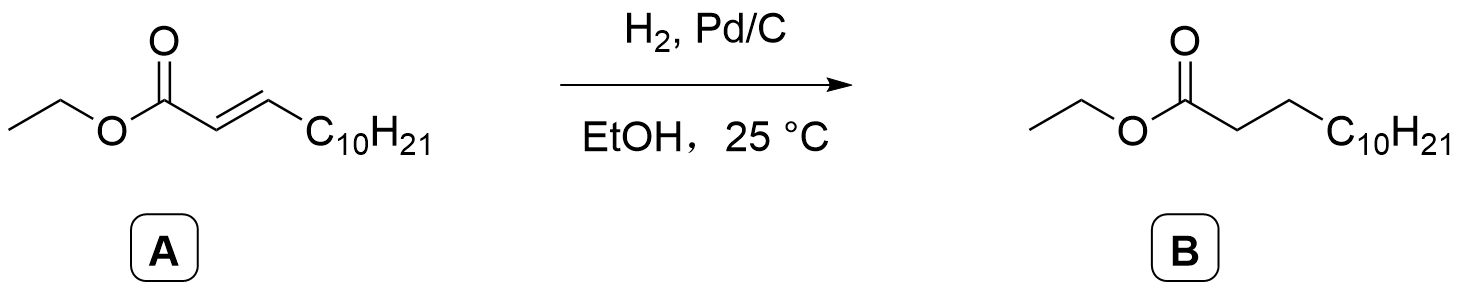
#> input picture skill/chemdraw/assets/acs1996/example.png, 1465 x 292 px
$ python -i layout_detect.py   (imports and definitions only)
#> lines starting #> are read from the running program, lines starting #| are printed output that depends on the picture; after the words box and inside, x2 and y2 are one past the last pixel; in counts of white or black regions, pixels touching at a corner belong together
"""Parse a clean line drawing of a generic structure into an image graph.

Patent Markush figures are black-on-white line art, so geometry is found by
code, not by a model: text boxes, straight bonds (with double-bond partners),
variable-ring circles and the free end of a variable-position bond.  The
result keeps image pixel coordinates; a model only has to read the text in
each numbered label box.
"""
from __future__ import annotations

import math
from pathlib import Path

import cv2
import numpy as np


def _thin(mask: np.ndarray) -> np.ndarray:
    """Zhang-Suen thinning on a boolean image."""
    img = np.pad(mask.astype(np.uint8), 1)
    while True:
        changed = False
        for step in (0, 1):
            p2, p3, p4 = img[:-2, 1:-1], img[:-2, 2:], img[1:-1, 2:]
            p5, p6, p7 = img[2:, 2:], img[2:, 1:-1], img[2:, :-2]
            p8, p9 = img[1:-1, :-2], img[:-2, :-2]
            seq = [p2, p3, p4, p5, p6, p7, p8, p9, p2]
            b = sum(seq[:8])
            a = sum(((seq[i] == 0) & (seq[i + 1] == 1)).astype(np.uint8) for i in range(8))
            if step == 0:
                c1, c2 = p2 * p4 * p6, p4 * p6 * p8
            else:
                c1, c2 = p2 * p4 * p8, p2 * p6 * p8
            core = img[1:-1, 1:-1]
            drop = (core == 1) & (b >= 2) & (b <= 6) & (a == 1) & (c1 == 0) & (c2 == 0)
            if drop.any():
                core[drop] = 0
                changed = True
        if not changed:
            return img[1:-1, 1:-1].astype(bool)


_NB = [(-1, -1), (-1, 0), (-1, 1), (0, -1), (0, 1), (1, -1), (1, 0), (1, 1)]


# [45 lines left out: function _trace, not called in this run]


def _pca(points):
    pts = np.asarray(points, dtype=float)
    c = pts.mean(axis=0)
    if len(pts) < 3:
        return c, 0.0, 0.0
    w, v = np.linalg.eigh(np.cov((pts - c).T))
    return c, math.sqrt(max(w[1], 0)), math.sqrt(max(w[0], 0))


# [5 lines left out: function _seg_dist, not called in this run]


def _box_dist(p, box):
    x0, y0, x1, y1 = box
    dx = max(x0 - p[0], 0, p[0] - x1)
    dy = max(y0 - p[1], 0, p[1] - y1)
    return math.hypot(dx, dy)


def _segments(skel: np.ndarray, ink: np.ndarray, char_h):
    """Straight segments from the skeleton, with collinear pieces merged and spurs dropped.

    Probabilistic Hough on the one-pixel skeleton keeps a line straight through a
    crossing; pieces split by a crossing line are joined when the gap is inked.
    """
    lines = cv2.HoughLinesP(skel.astype(np.uint8) * 255, 1, np.pi / 360, threshold=max(5, int(0.3 * char_h)),
                            minLineLength=max(4, int(0.35 * char_h)), maxLineGap=max(2, int(0.3 * char_h)))
    if lines is None:
        return []
    segs = [[np.array(l[:2], float), np.array(l[2:], float)] for l in np.asarray(lines).reshape(-1, 4)]
    changed = True
    while changed:
        changed = False
        for i in range(len(segs)):
            for j in range(i + 1, len(segs)):
                m = _merge_collinear(segs[i], segs[j], char_h, ink, segs)
                if m is not None:
                    segs[i] = m
                    segs.pop(j)
                    changed = True
                    break
            if changed:
                break
    return [s for s in segs if np.linalg.norm(s[1] - s[0]) >= 0.35 * char_h]


# [19 lines left out: functions _inked, _crossed, not called in this run]


def _merge_collinear(s1, s2, char_h, ink=None, segs=()):
    d1, d2 = s1[1] - s1[0], s2[1] - s2[0]
    l1, l2 = np.linalg.norm(d1), np.linalg.norm(d2)
    if l1 < 1e-6 or l2 < 1e-6:
        return None
    if abs(float(np.dot(d1, d2))) / (l1 * l2) < math.cos(math.radians(7)):
        return None
    u = d1 / l1
    def perp(p):
        v = p - s1[0]
        return abs(v[0] * u[1] - v[1] * u[0])
    if max(perp(s2[0]), perp(s2[1])) > max(2.0, 0.08 * char_h):
        return None
    t = [0.0, l1, float(np.dot(s2[0] - s1[0], u)), float(np.dot(s2[1] - s1[0], u))]
    gap = max(min(t[2], t[3]) - l1, -max(t[2], t[3]))
    if gap > 0.25 * char_h:
        # a line crossing this one leaves a gap (often a deliberate white break)
        if ink is None or gap > 0.8 * char_h:
            return None
        if min(t[2], t[3]) > l1:
            a, b = s1[0] + u * l1, s1[0] + u * min(t[2], t[3])
        else:
            a, b = s1[0] + u * max(t[2], t[3]), s1[0]
        if _inked(ink, a, b) < 0.95 and not _crossed((a + b) / 2, u, segs, char_h):
            return None
    lo, hi = min(t), max(t)
    return [s1[0] + u * lo, s1[0] + u * hi]


def _pair_multiple_bonds(segs, char_h):
    """Drop the extra line(s) of double/triple bonds; returns segments and their orders."""
    order = [1] * len(segs)
    gone = set()
    idx = sorted(range(len(segs)), key=lambda k: -np.linalg.norm(segs[k][1] - segs[k][0]))
    for i in idx:
        if i in gone:
            continue
        a2, b2 = segs[i]
        d2 = b2 - a2
        l2 = np.linalg.norm(d2)
        for j in idx:
            if j == i or j in gone:
                continue
            a1, b1 = segs[j]
            d1 = b1 - a1
            l1 = np.linalg.norm(d1)
            if l1 > l2 + 1e-6:
                continue
            if abs(float(np.dot(d1, d2))) / (l1 * l2) < math.cos(math.radians(10)):
                continue
            mid = (a1 + b1) / 2
            t = float(np.dot(mid - a2, d2) / (l2 * l2))
            perp = abs(float(d2[0] * (mid - a2)[1] - d2[1] * (mid - a2)[0])) / l2
            if not (0.0 < t < 1.0 and 0.06 * l2 <= perp <= min(max(0.45 * l2, 0.4 * char_h), 0.9 * char_h)):
                continue
            overlap = (min(max(np.dot(a1 - a2, d2), np.dot(b1 - a2, d2)), l2 * l2) -
                       max(min(np.dot(a1 - a2, d2), np.dot(b1 - a2, d2)), 0)) / l2
            if overlap < 0.5 * l1:
                continue
            gone.add(j)
            order[i] += 1
            if l1 > 0.85 * l2:  # centred double bond: use the midline
                if np.linalg.norm(a1 - a2) > np.linalg.norm(a1 - b2):
                    a1, b1 = b1, a1
                segs[i] = [(a1 + a2) / 2, (b1 + b2) / 2]
                a2, b2 = segs[i]
                d2 = b2 - a2
                l2 = np.linalg.norm(d2)
    keep = [k for k in range(len(segs)) if k not in gone]
    return [segs[k] for k in keep], [min(order[k], 3) for k in keep]


def _clean_graph(verts, edges, char_h):
    """Collapse too-short edges, merge near-duplicate vertices and undo straight crossings."""
    alias = {}
    def r(v):
        while v in alias:
            v = alias[v]
        return v
    def merge(u, v):
        u, v = r(u), r(v)
        if u != v:
            verts[v]['p'] = list((np.array(verts[u]['p']) + np.array(verts[v]['p'])) / 2)
            alias[u] = v
    lengths = sorted(math.dist(verts[e['a']]['p'], verts[e['b']]['p']) for e in edges)
    bond = lengths[len(lengths) // 2] if lengths else 2 * char_h
    deg = {}
    for e in edges:
        for v in (e['a'], e['b']):
            deg[v] = deg.get(v, 0) + 1
    for e in edges:  # junction debris between two real bonds; a short free stub is kept
        if min(deg[e['a']], deg[e['b']]) >= 2 and math.dist(verts[r(e['a'])]['p'], verts[r(e['b'])]['p']) < 0.4 * bond:
            merge(e['a'], e['b'])
    live = sorted({r(v) for e in edges for v in (e['a'], e['b'])})
    linked = {frozenset((r(e['a']), r(e['b']))) for e in edges}
    for i, u in enumerate(live):
        for v in live[i + 1:]:
            if r(u) != r(v) and frozenset((r(u), r(v))) not in linked and                     math.dist(verts[r(u)]['p'], verts[r(v)]['p']) < 0.65 * char_h:
                merge(u, v)
    out = {}
    for e in edges:
        a, b = r(e['a']), r(e['b'])
        if a != b:
            key = frozenset((a, b))
            out[key] = {'a': a, 'b': b, 'order': max(e['order'], out.get(key, {}).get('order', 1))}
    edges = list(out.values())
    # a crossing (two straight lines through one point) is not an atom
    changed = True
    while changed:
        changed = False
        nb = {}
        for e in edges:
            nb.setdefault(e['a'], []).append(e)
            nb.setdefault(e['b'], []).append(e)
        for v, es in nb.items():
            if len(es) != 4:
                continue
            p = np.array(verts[v]['p'])
            others = [(e, e['b'] if e['a'] == v else e['a']) for e in es]
            dirs = [(np.array(verts[o]['p']) - p) / (np.linalg.norm(np.array(verts[o]['p']) - p) or 1) for _, o in others]
            pairs = [(i, j) for i in range(4) for j in range(i + 1, 4) if float(np.dot(dirs[i], dirs[j])) < -0.97]
            if len(pairs) == 2 and not set(pairs[0]) & set(pairs[1]):
                for i, j in pairs:
                    edges.append({'a': others[i][1], 'b': others[j][1], 'order': 1})
                for e in es:
                    edges.remove(e)
                changed = True
                break
    return verts, edges


def _vertices(segs, orders, char_h):
    tol = 0.45 * char_h
    verts = []
    ends = []
    for s in segs:
        ids = []
        for p in s:
            for k, v in enumerate(verts):
                if k not in ids and math.dist(p, v['p']) <= tol:  # a short stub keeps both ends
                    v['members'].append(p)
                    v['p'] = list(np.mean(v['members'], axis=0))
                    ids.append(k)
                    break
            else:
                verts.append({'p': list(map(float, p)), 'members': [p]})
                ids.append(len(verts) - 1)
        ends.append(ids)
    edges = {}
    for (va, vb), o in zip(ends, orders):
        if va != vb:
            key = frozenset((va, vb))
            edges[key] = {'a': va, 'b': vb, 'order': max(o, edges.get(key, {}).get('order', 1))}
    return verts, list(edges.values())


def _components(bw, stroke):
    n, labels, stats, _ = cv2.connectedComponentsWithStats(bw, connectivity=8)
    comps = []
    for i in range(1, n):
        x, y, w, h, area = stats[i]
        if area < 3:
            continue
        ys, xs = np.nonzero(labels[y:y + h, x:x + w] == i)
        c, major, minor = _pca(np.column_stack([xs + x, ys + y]))
        comps.append({'id': i, 'box': [int(x), int(y), int(x + w), int(y + h)], 'w': int(w), 'h': int(h),
                      'area': int(area), 'center': [float(c[0]), float(c[1])], 'major': major, 'minor': minor,
                      'ys': ys + y, 'xs': xs + x,
                      'straight': minor <= 0.45 * stroke and max(w, h) >= 2.5 * stroke})
    return comps


def _char_height(comps, height):
    hs = [c['h'] for c in comps if not c['straight'] and 4 <= c['h'] <= height / 6
          and c['w'] <= 1.6 * c['h'] and c['area'] / max(1, c['w'] * c['h']) > 0.12]
    if not hs:
        raise ValueError('No text-sized marks found; is this a structure drawing?')
    hist = np.bincount(np.round(np.asarray(hs) / 2).astype(int))
    return float(np.argmax(hist) * 2) or float(np.median(hs))


def _classify_text(comps, char_h):
    for c in comps:
        small = max(c['w'], c['h']) <= 1.7 * char_h and c['h'] <= 1.5 * char_h
        c['speck'] = max(c['w'], c['h']) < 0.25 * char_h and not c['straight']  # dust, erase residue
        c['text'] = small and not c['straight'] and not c['speck']
    for c in comps:  # thin tall glyphs (l, 1, I, parentheses) count as text next to other text
        if c['straight'] and 0.6 * char_h <= c['h'] <= 1.3 * char_h and c['w'] <= 0.6 * char_h:
            for o in comps:
                if o is c or not o['text']:
                    continue
                gap = max(o['box'][0] - c['box'][2], c['box'][0] - o['box'][2])
                overlap = min(c['box'][3], o['box'][3]) - max(c['box'][1], o['box'][1])
                if gap <= 0.45 * char_h and overlap > 0:
                    c['text'] = True
                    break


def _find_circles(bw, comps, char_h, stroke):
    blur = cv2.GaussianBlur(bw, (5, 5), 1.5)
    found = cv2.HoughCircles(blur, cv2.HOUGH_GRADIENT, dp=1, minDist=2 * char_h, param1=120, param2=25,
                             minRadius=int(0.9 * char_h), maxRadius=int(4.5 * char_h))
    tol = max(2.0, 0.6 * stroke)
    letters = [c for c in comps if c['text']]
    circles = []
    if found is None:
        return circles
    for cx, cy, r in found[0]:
        if not any(math.dist(l['center'], (cx, cy)) <= 0.35 * r and l['h'] <= 1.3 * char_h for l in letters):
            continue
        angles = np.linspace(0, 2 * np.pi, 240, endpoint=False)
        hits = 0
        for a in angles:
            for dr in np.linspace(-tol, tol, 5):
                px, py = int(round(cx + (r + dr) * math.cos(a))), int(round(cy + (r + dr) * math.sin(a)))
                if 0 <= py < bw.shape[0] and 0 <= px < bw.shape[1] and bw[py, px]:
                    hits += 1
                    break
        coverage = hits / len(angles)
        if coverage >= 0.6 and not any(math.dist((cx, cy), c['center']) < r for c in circles):
            circles.append({'center': [float(cx), float(cy)], 'radius': float(r), 'coverage': round(coverage, 2)})
    return circles


def detect(image_path, upscale: int | None = None) -> dict:
    gray = cv2.imread(str(image_path), cv2.IMREAD_GRAYSCALE)
#> gray is the input picture: shape (292, 1465); min 0, max 255, mean 248.4
    if gray is None:
        raise ValueError(f'Cannot read image {image_path}')
    up = upscale or (2 if max(gray.shape) < 900 else 1)
    if up > 1:
        gray = cv2.resize(gray, None, fx=up, fy=up, interpolation=cv2.INTER_CUBIC)
    _, bw = cv2.threshold(gray, 0, 255, cv2.THRESH_BINARY_INV + cv2.THRESH_OTSU)
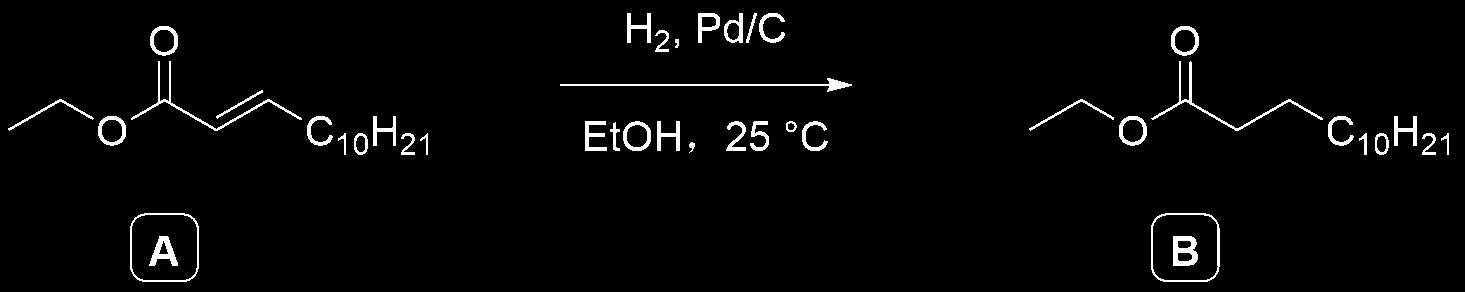
#> bw: shape (292, 1465); 2.6% white; 42 white regions, largest, box (x1, y1, x2, y2) and area: (560, 78, 852, 92) 718, (1151, 61, 1323, 131) 713, (131, 61, 302, 131) 675
    ink = bw > 0
    dist = cv2.distanceTransform(bw, cv2.DIST_L2, 3)
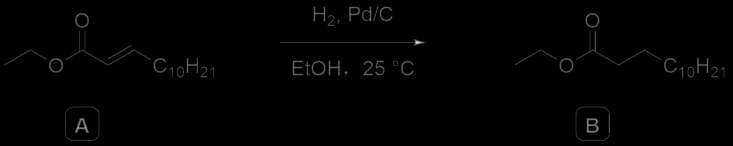
#> dist: shape (292, 1465) float32 (shown at 1/2 size); min 0, max 5.19, mean 0.0344; drawn with min black and max white
    skel_all = _thin(ink)
#> in _thin, `img = np.pad(mask.astype(np.uint8), 1)`:
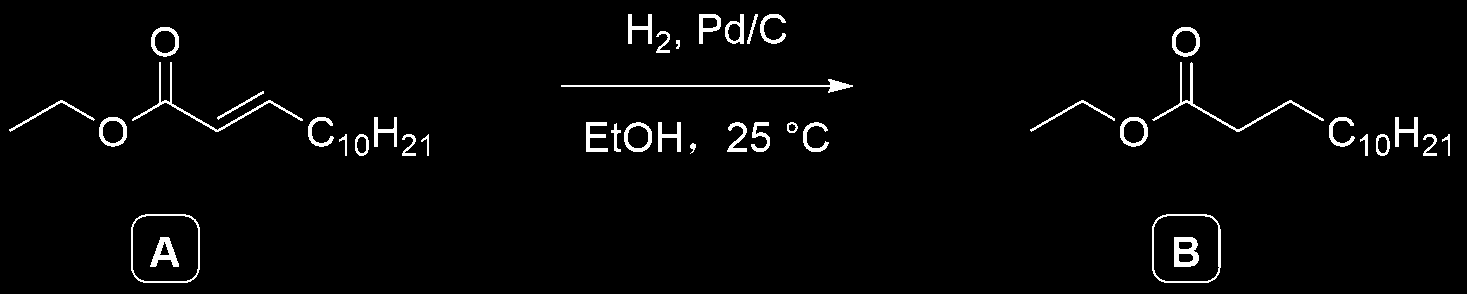
#> img: shape (294, 1467); values 0 (black) and 1 (white), 2.6% white; 42 white regions, largest, box (x1, y1, x2, y2) and area: (561, 79, 853, 93) 718, (1152, 62, 1324, 132) 713, (132, 62, 303, 132) 675
#> after the loop in _thin, `while True:`:
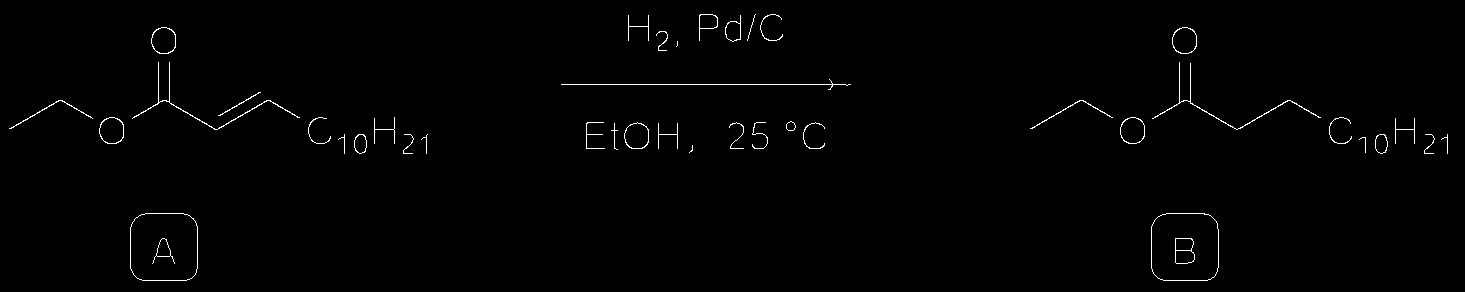
#> core: shape (292, 1465); values 0 (black) and 1 (white), 0.85% white in thin lines or dots, all inside (x1, y1, x2, y2) = (9, 14, 1448, 281)
    stroke = max(1.5, 2 * float(np.median(dist[skel_all])) if skel_all.any() else 2.0)
#> stroke = 2.74
    comps = _components(bw, stroke)
#> in _components, `n, labels, stats, _ = cv2.connectedComponentsWithStats(bw, connectivit..`:
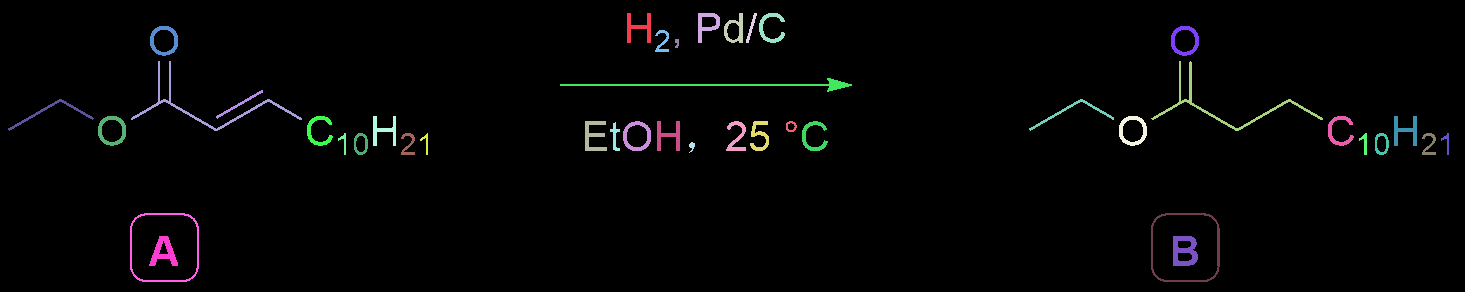
#> labels: shape (292, 1465) int32; 43 distinct labels, from 0 to 42; one colour per label, 0 black
#> in _components, `n, labels, stats, _ = cv2.connectedComponentsWithStats(bw, connectivit..`: n = 43; stats = 43 rows, first 6: [0, 0, 1465, 292, 416575], [627, 13, 24, 30, 304], [698, 13, 22, 30, 285], [724, 13, 19, 30, 253], [746, 13, 11, 30, 93], [759, 13, 26, 30, 275]
#> the loop in _components, `for i in range(1, n):` made 42 passes
#> (x, y, h, area, c, v in _pca, major) on passes 1 to 4: (627, 13, 30, 304, [638.5, 27.29], [[0, 1], [1, 0]], 9.2), (698, 13, 30, 285, [706.3, 23.93], [[-0.81, -0.587], [-0.587, 0.81]], 8.7), (724, 13, 30, 253, [734.9, 29.2], [[-0.965, -0.261], [-0.261, 0.965]], 8.41), (746, 13, 30, 93, [750.9, 27.43], [[-0.96, -0.281], [-0.281, 0.96]], 9.13)
#> (the rest of the program and of its run is left out)
